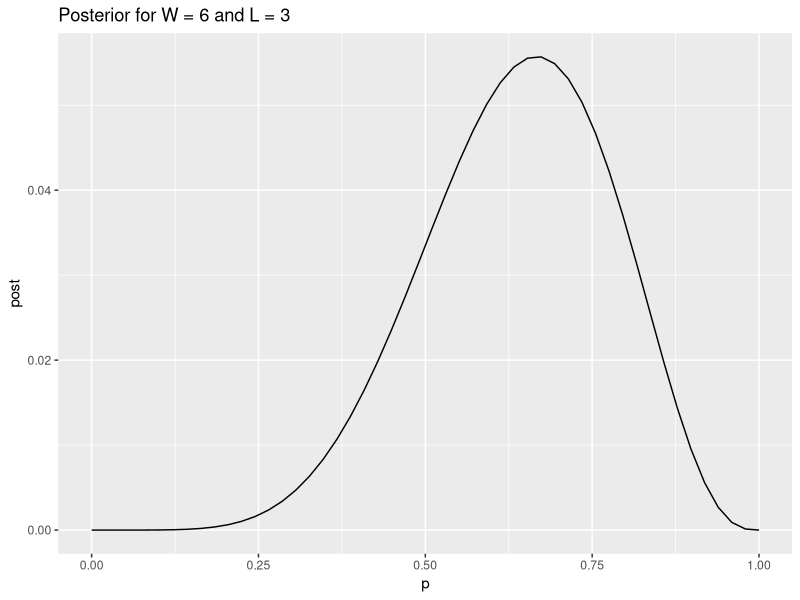
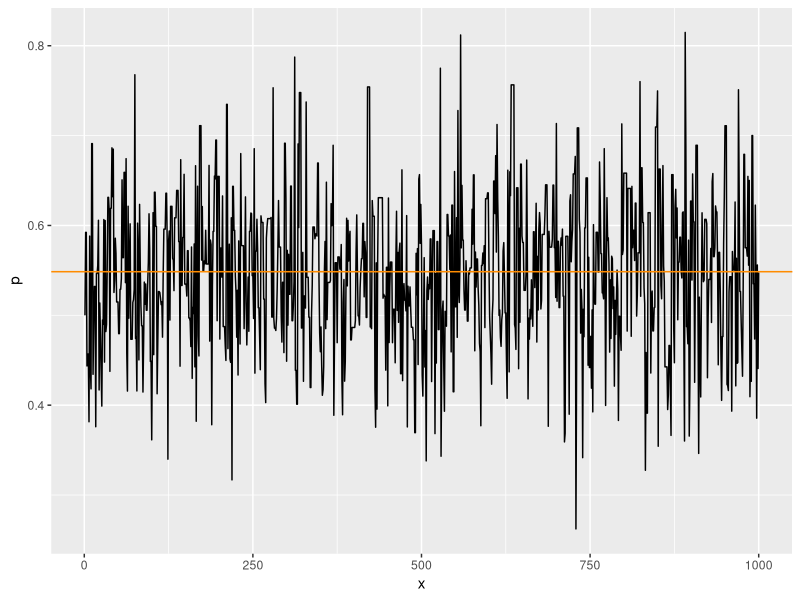
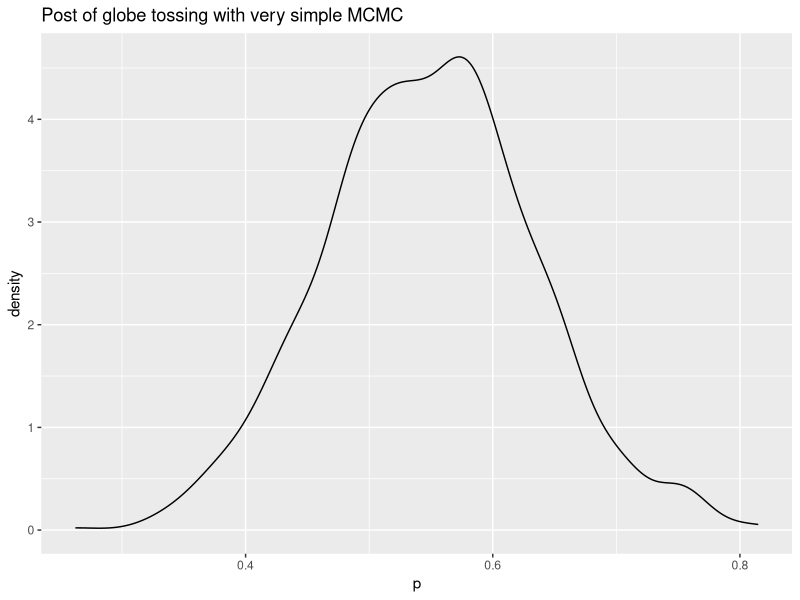

Generate these figures, in order, with R:
## ---- chunk 1
knitr::opts_chunk$set(echo = TRUE)
library(ggplot2)
library(glue)
## ---- chunk 2
# Number of points on the grid
N <- 50
# data
W <- 6
L <- 3
# Prior 
prior <- rep(1, N)
# P(W = 6, L = 3 / p) = dbinom(6, 9, p)
# Probabiliies of the grid
p_grid <- seq(0, 1, length.out = N) 
# Prior x P(W = 6, L = 3 ) for each point of the grid
Posterior_raw <-  dbinom(W, W + L, p_grid)
# Standardisation of posterior
Posterior <-  Posterior_raw/sum(Posterior_raw)
## ---- chunk 3
results <- data.frame(p = p_grid, post = Posterior)
ggplot(results, aes(p, post)) +
  geom_line() +
  labs(title = glue("Posterior for W = {W} and L = {L}"))
## ---- chunk 4
N <- 1000
W <- 6
L <- 3
p <- rep(NA, N)
p[1] <- 0.5

for (i in 2:N) {
  p_new <- rnorm(1, 0.5, 0.1)
  if (p_new < 0 ) p_new <- 1 + p_new
  if (p_new > 1 ) p_new <- 2 - p_new
  q0 <- dbinom(W, W + L, p[i-1])
  q1 <- dbinom(W, W + L, p_new)
  p[i] <- ifelse(runif(1) < q1/q0, p_new, p[i - 1])
}
p_moy <- mean(p)

## ---- chunk 5
# Plot of chain
ggplot(data.frame(x = 1:N, p = p), aes(x, p)) + 
  geom_line() +
  
  geom_hline(yintercept = p_moy, color = "darkorange")
# Plot of posterior
ggplot(data.frame(x = 1:N, p = p), aes(p)) +
  geom_density() + 
  labs(title = "Post of globe tossing with very simple MCMC")
